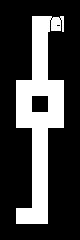

This is a level from a 2D game, rendered from its Tiled map with the project's own tilesets. A one-line summary and the complete map file follow:
An orthogonal 5x15 tile map with 16x16 px tiles, 1 tile layer (Ground) and 2 objects (PlayerStartingPosition, Mob).

<map version="1.0" orientation="orthogonal" width="5" height="15" tilewidth="16" tileheight="16">
 <properties>
  <property name="gravity" value="10" />
  <property name="nextMap" value="map7.tmx" />
 </properties>
 <tileset firstgid="1" name="Tileset" tilewidth="16" tileheight="16">
  <image source="../assets/tiles.png" width="32" height="80" />
  <tile id="0">
   <properties>
    <property name="blastable" value="0" />
    <property name="name" value="Wall" />
    <property name="obstacle" value="1" />
   </properties>
  </tile>
  <tile id="1">
   <properties>
    <property name="blastable" value="0" />
    <property name="name" value="Floor" />
    <property name="obstacle" value="0" />
   </properties>
  </tile>
  <tile id="2">
   <properties>
    <property name="blastTo" value="Floor" />
    <property name="blastable" value="1" />
    <property name="name" value="BlastableWall" />
    <property name="obstacle" value="1" />
   </properties>
  </tile>
  <tile id="3">
   <properties>
    <property name="name" value="Door" />
    <property name="obstacle" value="0" />
   </properties>
  </tile>
  <tile id="4">
   <properties>
    <property name="blastTo" value="Floor" />
    <property name="blastable" value="1" />
    <property name="chainBlast" value="1" />
    <property name="name" value="ChainBlastableWall" />
    <property name="obstacle" value="1" />
   </properties>
  </tile>
  <tile id="5">
   <properties>
    <property name="blastTo" value="Wall" />
    <property name="blastable" value="1" />
    <property name="chainBlast" value="1" />
    <property name="name" value="BlastToWall" />
    <property name="obstacle" value="1" />
   </properties>
  </tile>
 </tileset>
 <layer name="Ground" width="5" height="15">
  <data encoding="csv">
1,1,1,1,1,
1,1,2,4,1,
1,1,2,1,1,
1,1,2,1,1,
1,1,2,1,1,
1,2,2,2,1,
1,2,1,2,1,
1,2,2,2,1,
1,1,2,1,1,
1,1,2,1,1,
1,1,2,1,1,
1,1,2,1,1,
1,1,2,1,1,
1,2,2,1,1,
1,1,1,1,1
</data>
 </layer>
 <objectgroup name="Objects" width="5" height="15">
  <object name="Player" type="PlayerStartingPosition" x="16" y="208" width="16" height="16">
   <properties>
    <property name="number" value="0" />
   </properties>
  </object>
  <object type="Mob" x="48" y="112" width="16" height="16">
   <properties>
    <property name="speed" value="180" />
   </properties>
  </object>
 </objectgroup>
</map>
